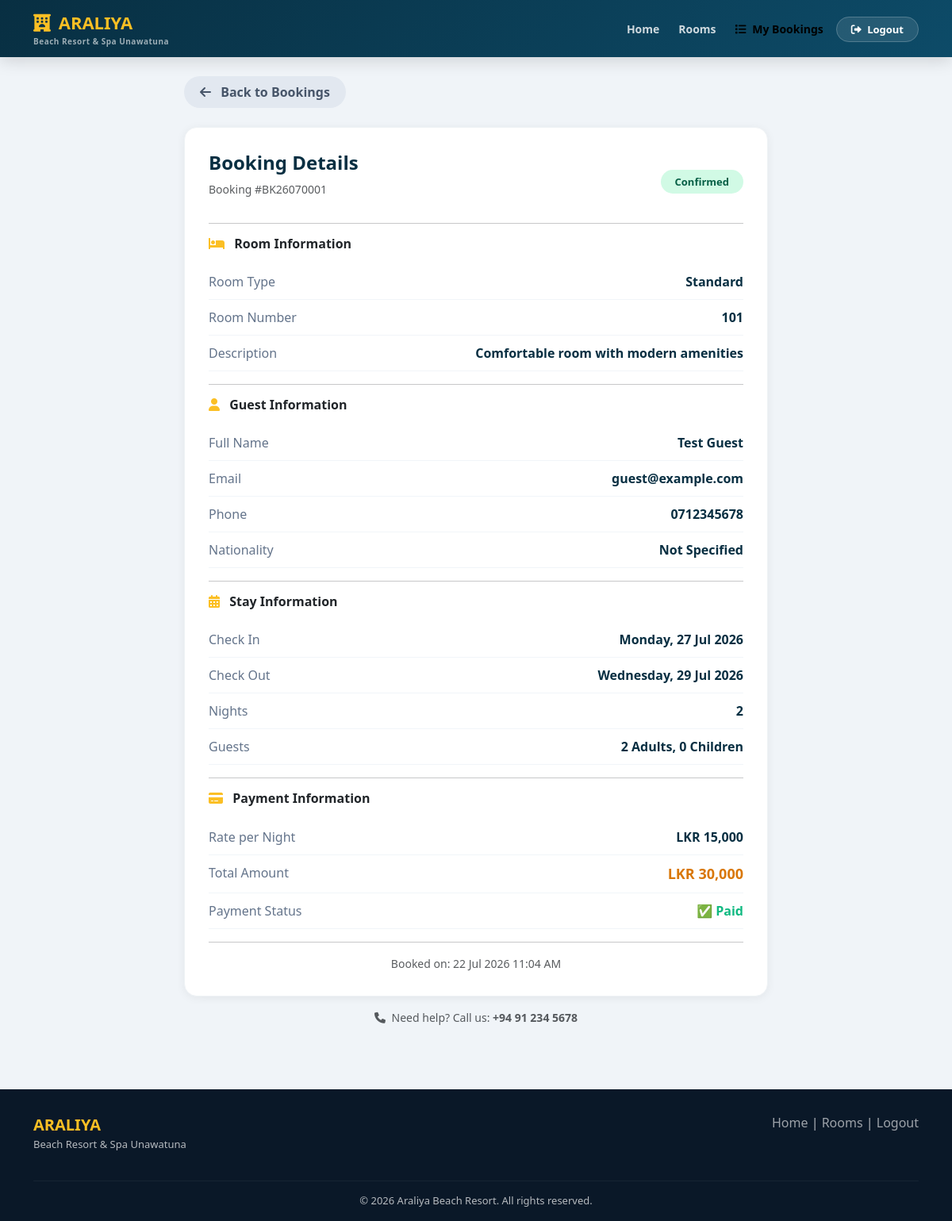
Page /public/booking_details.php?id=1 (signed in) on the committed database.
### tables this page shows
CREATE TABLE `online_bookings` (
  `booking_id` int(11) NOT NULL,
  `booking_reference` varchar(20) NOT NULL,
  `user_id` int(11) DEFAULT NULL,
  `room_id` int(11) NOT NULL,
  `guest_name` varchar(100) NOT NULL,
  `guest_email` varchar(100) NOT NULL,
  `guest_phone` varchar(20) NOT NULL,
  `guest_nationality` varchar(50) DEFAULT NULL,
  `check_in` date NOT NULL,
  `check_out` date NOT NULL,
  `num_of_nights` int(11) DEFAULT 1,
  `adults` int(11) DEFAULT 1,
  `children` int(11) DEFAULT 0,
  `room_rate` decimal(10,2) NOT NULL,
  `total_amount` decimal(10,2) NOT NULL,
  `currency` varchar(10) DEFAULT 'LKR',
  `payment_status` enum('pending','paid','failed','refunded','partial') DEFAULT 'pending',
  `payment_method` varchar(50) DEFAULT NULL,
  `transaction_id` varchar(100) DEFAULT NULL,
  `booking_status` enum('pending','confirmed','cancelled','checked_in','checked_out','no_show') DEFAULT 'pending',
  `special_requests` text DEFAULT NULL,
  `booking_source` varchar(50) DEFAULT 'online',
  `travel_agent_id` int(11) DEFAULT NULL,
  `agent_commission` decimal(10,2) DEFAULT 0.00,
  `ip_address` varchar(45) DEFAULT NULL,
  `user_agent` text DEFAULT NULL,
  `created_at` timestamp NOT NULL DEFAULT current_timestamp(),
  `updated_at` timestamp NULL DEFAULT NULL ON UPDATE current_timestamp(),
  `synced_to_pms` tinyint(1) DEFAULT 0,
  `pms_reservation_id` int(11) DEFAULT NULL,
  `sync_attempts` int(11) DEFAULT 0,
  `sync_error` text DEFAULT NULL
);

CREATE TABLE `rooms` (
  `room_id` int(11) NOT NULL,
  `room_number` varchar(10) NOT NULL,
  `room_type` varchar(50) DEFAULT NULL,
  `status` enum('available','occupied','cleaning','maintenance') DEFAULT 'available'
);

CREATE TABLE `hotel_settings` (
  `id` int(11) NOT NULL,
  `hotel_name` varchar(100) NOT NULL,
  `address` text NOT NULL,
  `phone` varchar(20) NOT NULL,
  `tax_percentage` decimal(5,2) DEFAULT 0.00,
  `service_charge_percentage` decimal(5,2) DEFAULT 0.00
);

### public/booking_details.php (the view, shortened to what this page needs)
<?php
include '../includes/db.php';
$user_id = $_SESSION['online_user_id'];
$booking_id = isset($_GET['id']) ? intval($_GET['id']) : 0;
$booking_query = $conn->prepare("
    SELECT ob.*, r.room_number, rt.type_name, rt.description as room_desc
    FROM online_bookings ob
    LEFT JOIN rooms r ON ob.room_id = r.room_id
    LEFT JOIN room_types rt ON r.room_type = rt.type_name
    WHERE ob.booking_id = ? AND ob.user_id = ?
");
$booking_query->bind_param("ii", $booking_id, $user_id);
$booking_query->execute();
$result = $booking_query->get_result();
$booking = $result->fetch_assoc();
$hotel = $conn->query("SELECT * FROM hotel_settings LIMIT 1")->fetch_assoc();
$hotel_name = isset($hotel['hotel_name']) ? $hotel['hotel_name'] : 'Araliya Beach Resort';
$hotel_phone = isset($hotel['phone']) ? $hotel['phone'] : '+94 91 234 5678';
?>
<!DOCTYPE html>
<html lang="en">
<head>
    <link href="https://cdn.jsdelivr.net/npm/bootstrap@5.3.0/dist/css/bootstrap.min.css" rel="stylesheet">
    <link rel="stylesheet" href="https://cdnjs.cloudflare.com/ajax/libs/font-awesome/6.0.0/css/all.min.css">
</head>
<body>
<nav class="navbar navbar-expand-lg navbar-custom">
    <div class="container">
        <a href="index.php" class="brand">
            <i class="fas fa-hotel me-1"></i> ARALIYA
            <span class="brand-sub">Beach Resort &amp; Spa Unawatuna</span>
        </a>
        <div class="collapse navbar-collapse" id="navbarNav">
            <ul class="navbar-nav ms-auto align-items-center gap-2">
                <li class="nav-item"><a href="index.php" class="nav-link">Home</a></li>
                <li class="nav-item"><a href="rooms.php" class="nav-link">Rooms</a></li>
                <li class="nav-item"><a href="my_bookings.php" class="nav-link active"><i class="fas fa-list me-1"></i> My Bookings</a></li>
                <li class="nav-item"><a href="logout.php" class="btn-logout"><i class="fas fa-sign-out-alt me-1"></i> Logout</a></li>
            </ul>
        </div>
    </div>
</nav>
<section class="py-4">
    <div class="container">
        <div class="row">
            <div class="col-lg-8 mx-auto">
                <div class="d-flex justify-content-between align-items-center mb-4">
                    <a href="my_bookings.php" class="btn-back"><i class="fas fa-arrow-left me-2"></i> Back to Bookings</a>
                </div>
                <div class="detail-card">
                    <div class="d-flex justify-content-between align-items-center mb-3 flex-wrap">
                        <div>
                            <h4 class="fw-bold" style="color: #082f42;">Booking Details</h4>
                            <p class="text-muted small">Booking #<?php echo $booking['booking_reference'] ?? $booking['booking_id']; ?></p>
                        </div>
                        <div>
                            <?php
                            $status = $booking['booking_status'] ?? 'pending';
                            $status_class = $status == 'confirmed' ? 'confirmed' : ($status == 'cancelled' ? 'cancelled' : ($status == 'checked_in' ? 'checked_in' : ($status == 'checked_out' ? 'checked_out' : 'pending')));
                            ?>
                            <span class="status-badge <?php echo $status_class; ?>">
                                <?php echo ucfirst($status); ?>
                            </span>
                        </div>
                    </div>
                    <hr>
                    <h6 class="fw-bold mb-3"><i class="fas fa-bed me-2" style="color: var(--gold);"></i> Room Information</h6>
                    <div class="info-row">
                        <span class="label">Room Type</span>
                        <span class="value"><?php echo htmlspecialchars($booking['type_name'] ?? 'Standard'); ?></span>
                    </div>
                    <div class="info-row">
                        <span class="label">Room Number</span>
                        <span class="value"><?php echo $booking['room_number'] ?? 'Not Assigned Yet'; ?></span>
                    </div>
                    <div class="info-row">
                        <span class="label">Description</span>
                        <span class="value"><?php echo htmlspecialchars($booking['room_desc'] ?? 'Comfortable room with modern amenities'); ?></span>
                    </div>
                    <hr>
                    <h6 class="fw-bold mb-3"><i class="fas fa-user me-2" style="color: var(--gold);"></i> Guest Information</h6>
                    <div class="info-row">
                        <span class="label">Full Name</span>
                        <span class="value"><?php echo htmlspecialchars($booking['guest_name']); ?></span>
                    </div>
                    <div class="info-row">
                        <span class="label">Email</span>
                        <span class="value"><?php echo htmlspecialchars($booking['guest_email']); ?></span>
                    </div>
                    <div class="info-row">
                        <span class="label">Phone</span>
                        <span class="value"><?php echo htmlspecialchars($booking['guest_phone']); ?></span>
                    </div>
                    <div class="info-row">
                        <span class="label">Nationality</span>
                        <span class="value"><?php echo htmlspecialchars($booking['guest_nationality'] ?? 'Not Specified'); ?></span>
                    </div>
                    <hr>
                    <h6 class="fw-bold mb-3"><i class="fas fa-calendar-alt me-2" style="color: var(--gold);"></i> Stay Information</h6>
                    <div class="info-row">
                        <span class="label">Check In</span>
                        <span class="value"><?php echo date('l, d M Y', strtotime($booking['check_in'])); ?></span>
                    </div>
                    <div class="info-row">
                        <span class="label">Check Out</span>
                        <span class="value"><?php echo date('l, d M Y', strtotime($booking['check_out'])); ?></span>
                    </div>
                    <div class="info-row">
                        <span class="label">Nights</span>
                        <span class="value"><?php echo $booking['num_of_nights']; ?></span>
                    </div>
                    <div class="info-row">
                        <span class="label">Guests</span>
                        <span class="value"><?php echo $booking['adults']; ?> Adults, <?php echo $booking['children']; ?> Children</span>
                    </div>
                    <hr>
                    <h6 class="fw-bold mb-3"><i class="fas fa-credit-card me-2" style="color: var(--gold);"></i> Payment Information</h6>
                    <div class="info-row">
                        <span class="label">Rate per Night</span>
                        <span class="value">LKR <?php echo number_format($booking['room_rate'], 0); ?></span>
                    </div>
                    <div class="info-row">
                        <span class="label">Total Amount</span>
                        <span class="value" style="color: #d97706; font-size: 18px;">LKR <?php echo number_format($booking['total_amount'], 0); ?></span>
                    </div>
                    <div class="info-row">
                        <span class="label">Payment Status</span>
                        <span class="value">
                            <?php if($booking['payment_status'] == 'paid'): ?>
                                <span style="color: #10b981;">✅ Paid</span>
                            <?php else: ?>
                                <span style="color: #f59e0b;">⏳ Pending</span>
                            <?php endif; ?>
                        </span>
                    </div>
                    <hr>
                    <div class="text-muted small text-center">
                        Booked on: <?php echo date('d M Y h:i A', strtotime($booking['created_at'])); ?>
                    </div>
                </div>
                <div class="mt-3 text-center">
                    <p class="text-muted small">
                        <i class="fas fa-phone me-1"></i> Need help? Call us: <strong><?php echo $hotel_phone; ?></strong>
                    </p>
                </div>
            </div>
        </div>
    </div>
</section>
<footer class="footer">
    <div class="container">
        <div class="row">
            <div class="col-md-6">
                <div class="brand">ARALIYA</div>
                <p style="font-size:13px;">Beach Resort &amp; Spa Unawatuna</p>
            </div>
            <div class="col-md-6 text-md-end">
                <a href="index.php">Home</a> |
                <a href="rooms.php">Rooms</a> |
                <a href="logout.php">Logout</a>
            </div>
        </div>
        <div class="footer-bottom text-center">
            <p class="mb-0">&copy; <?php echo date('Y'); ?> <?php echo $hotel_name; ?>. All rights reserved.</p>
        </div>
    </div>
</footer>
</body>
</html>

### public/booking_details.php (style rules this page uses)
:root { --primary: #0d4b68; --gold: #fbbf24; }
body { font-family: 'Segoe UI', Tahoma, Geneva, Verdana, sans-serif; background: #f0f4f8; }
.navbar-custom { background: linear-gradient(135deg, #082f42, #0d4b68); padding: 12px 0; box-shadow: 0 4px 20px rgba(0,0,0,0.15); }
.navbar-custom .brand { color: var(--gold); font-size: 22px; font-weight: 800; text-decoration: none; }
.navbar-custom .brand i { color: var(--gold); }
.navbar-custom .brand-sub { color: rgba(255,255,255,0.6); font-size: 10px; display: block; letter-spacing: 0.5px; }
.navbar-custom .nav-link { color: rgba(255,255,255,0.8); font-weight: 600; font-size: 14px; padding: 8px 18px; transition: 0.3s; }
.btn-logout { background: rgba(255,255,255,0.1); color: white; border: 1px solid rgba(255,255,255,0.2); padding: 6px 18px; border-radius: 20px; font-weight: 600; font-size: 13px; text-decoration: none; transition: 0.3s; }
.detail-card { background: white; border-radius: 16px; padding: 30px; box-shadow: 0 2px 12px rgba(0,0,0,0.06); border: 1px solid #eef2f5; }
.detail-card .status-badge { padding: 6px 18px; border-radius: 20px; font-size: 13px; font-weight: 600; }
.status-badge.confirmed { background: #d1fae5; color: #065f46; }
.info-row { display: flex; justify-content: space-between; padding: 10px 0; border-bottom: 1px solid #f1f5f9; }
.info-row .label { color: #64748b; font-weight: 500; }
.info-row .value { font-weight: 600; color: #082f42; }
.btn-back { background: #e2e8f0; color: #475569; padding: 8px 20px; border-radius: 25px; text-decoration: none; font-weight: 600; transition: 0.3s; }
.footer { background: #0a1828; color: rgba(255,255,255,0.7); padding: 30px 0 15px; margin-top: 40px; }
.footer .brand { color: var(--gold); font-size: 20px; font-weight: 800; }
.footer a { color: rgba(255,255,255,0.6); text-decoration: none; transition: 0.3s; }
.footer-bottom { border-top: 1px solid rgba(255,255,255,0.05); padding-top: 15px; margin-top: 20px; font-size: 13px; }

### rows in the picture
online_bookings: booking_reference "BK26070001", booking_status "Confirmed", room.room_number "101", guest_name "Test Guest", guest_email "guest@example.com", guest_phone "0712345678", guest_nationality "Not Specified", check_in "Monday, 27 Jul 2026", check_out "Wednesday, 29 Jul 2026", num_of_nights "2", adults "2", children "0", room_rate "15,000", total_amount "30,000", created_at "22 Jul 2026 11:04 AM"
hotel_settings: phone "+94 91 234 5678", hotel_name "Araliya Beach Resort"

### other values in the picture
$booking['type_name'] "Standard"
$booking['room_desc'] "Comfortable room with modern amenities"
